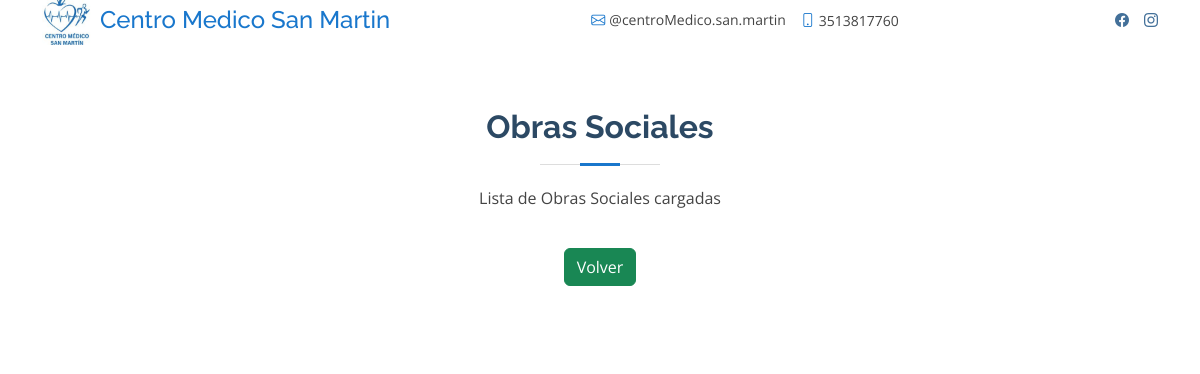
/obrasocial/, run on an earlier commit of the app's database.
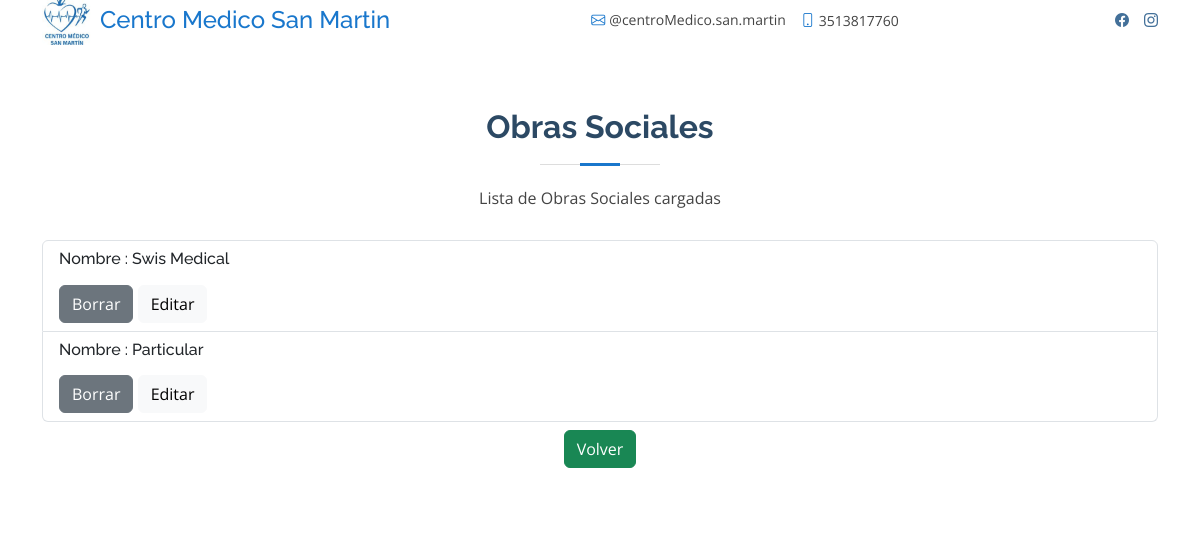
And on a later commit of the database.
### obrasocial/models.py (models this page shows, shortened)
class ObraSocial(models.Model):
    nombre = models.CharField(max_length=50)

### obrasocial/views.py (the view)
# urls.py: path('',ObraSocialListView.as_view(), name='list'),
class ObraSocialListView(ListView):
      model = ObraSocial
      template_name = 'obraSocial/obrasocial.html'
      context_object_name = 'obras_sociales'

### obrasocial/templates/obrasocial/obrasocial.html (shortened to what this page needs)
{% extends 'core/base.html' %}
{% block content %}
<section id="doctors" class="doctors">
  <div class="container">
    <div class="section-title">
      <h2>Obras Sociales</h2>
      <p>Lista de Obras Sociales cargadas</p>
    </div>
    <ul class="list-group">
      {% for obras in obras_sociales %}
        <li class="list-group-item border-bottom text-sm">
          <div class="d-flex align-items-start justify-content-between">
            <div class="member-info">
              <h6>Nombre : {{ obras.nombre }} </h6>
              <div class="mt-3 ms-auto">
                <a href="{% url "obrasocial:delete" pk=obras.pk %}" class="btn btn-secondary">Borrar</a>
                <a href="{% url "obrasocial:update" pk=obras.pk %}" class="btn btn-light">Editar</a>
              </div>
            </div>
          </div>
        </li>
      {% endfor %}
    </ul>
  </div>
  <div class="d-flex justify-content-center align-items-center mt-2">
    <a href="{% url 'core:IndexAdmin' %}" class="btn btn-success">Volver</a>
</div>
</section>
{% endblock %}

What changed in the data, as far as the page shows it:
added ObraSocial: nombre "Swis Medical"
added ObraSocial: nombre "Particular"
